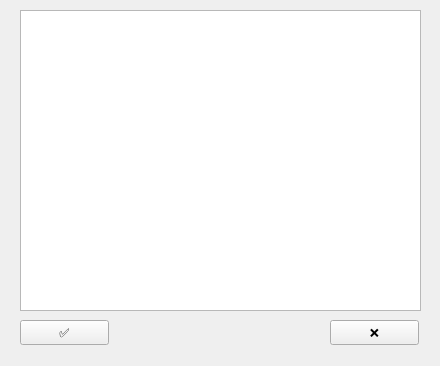
<?xml version="1.0" encoding="UTF-8"?>
<ui version="4.0">
 <class>Settings</class>
 <widget class="QWidget" name="Settings">
  <property name="windowModality">
   <enum>Qt::WindowModal</enum>
  </property>
  <property name="geometry">
   <rect>
    <x>0</x>
    <y>0</y>
    <width>440</width>
    <height>366</height>
   </rect>
  </property>
  <property name="windowTitle">
   <string>Settings</string>
  </property>
  <widget class="QPushButton" name="approve">
   <property name="geometry">
    <rect>
     <x>20</x>
     <y>320</y>
     <width>89</width>
     <height>25</height>
    </rect>
   </property>
   <property name="text">
    <string>✅</string>
   </property>
  </widget>
  <widget class="QPushButton" name="cancel">
   <property name="geometry">
    <rect>
     <x>330</x>
     <y>320</y>
     <width>89</width>
     <height>25</height>
    </rect>
   </property>
   <property name="text">
    <string>❌</string>
   </property>
  </widget>
  <widget class="QTableWidget" name="tableWidget">
   <property name="geometry">
    <rect>
     <x>20</x>
     <y>10</y>
     <width>401</width>
     <height>301</height>
    </rect>
   </property>
  </widget>
 </widget>
 <resources/>
 <connections/>
</ui>
